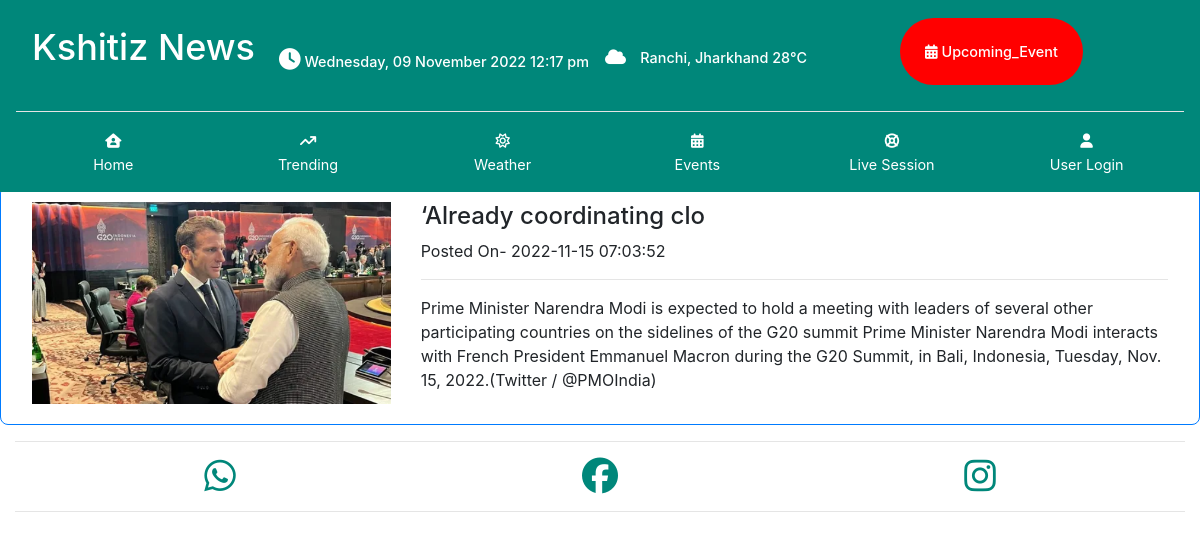
Page /newsindetail.php?nid=1 on the committed database.
### tables this page shows
CREATE TABLE `news` (
  `id` int(11) NOT NULL,
  `post_by` varchar(11) NOT NULL,
  `news_category` int(11) NOT NULL,
  `heading` mediumtext NOT NULL,
  `content` mediumtext NOT NULL,
  `postdate` timestamp NOT NULL DEFAULT current_timestamp(),
  `photo` varchar(255) NOT NULL,
  `video` varchar(255) NOT NULL,
  `status` int(11) NOT NULL
);

### class1.php (called while the page is built, shortened)
<?php
class class1
{
	public function get_detail_news($nid)
	{
		include'db.php';
		$query="SELECT * FROM `news` WHERE `id` ='$nid'";
		$run= mysqli_query($connect,$query);
		$count= mysqli_num_rows($run);
		if($count>0)
		{
			$data= mysqli_fetch_array($run);
			return $data;
		}
		else
		{
			return 0;
		}
	}
}
?>

### newsindetail.php (the view)
<?php session_start();
$nid= $_GET['nid'];
 include'include/header.php';
 include'class1.php';
 $class1= new class1();
 $data= $class1->get_detail_news($nid);
 ?>
	<div class="container-fluid">
		<div style="border-radius: 8px;" class="row shadow border border-primary p-3">
			<div class="col-sm-4 photo ">
					<img src="news_pics/<?php echo $data['photo']; ?>">
			</div>
			<div class="col-sm-8 section2 ">
			<h2><?php echo $data['heading']; ?></h2>
						<span>Posted On- <?php echo $data['postdate'];  ?></span>
						<hr>
						<p><?php echo $data['content']; ?></p>
			</div>
		</div>
		<hr>
			<div class="container buttons">
				<div class="row">
					<div class="col-sm-4 col-4 text-center">
						<a href=""><i class="fa-brands fa-whatsapp"></i></a>
					</div>
					<div class="col-sm-4 col-4 text-center">
						<a href=""><i class="fa-brands fa-facebook"></i></a>
					</div>
					<div class="col-sm-4 col-4 text-center">
						<a href=""><i class="fa-brands fa-instagram"></i></a>
					</div>
				</div>
			</div>
			<hr>
	</div>
<?php include'include/footer.php'; ?>

### frontstyle.css (style rules this page uses)
.section2 h2 { font-size: 2vw; }
.photo img { width: 100%; }
.buttons i { color:#00877a; font-size: 3vw; }

### rows in the picture
news: photo (picture), heading "‘Already coordinating clo", postdate "2022-11-15 07:03:52", content "Prime Minister Narendra Modi is expected to hold a meeting with leaders of several other participating countries on the sidelines of the G20 summit Prime Minister Narendra Modi interacts with French President Emmanuel Macron during the G20 Summit, in Bali, Indonesia, Tuesday, Nov. 15, 2022.(Twitter / @PMOIndia)"
